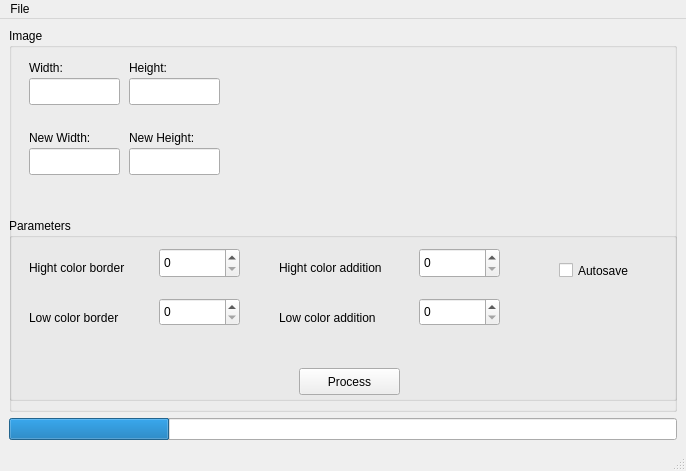
<?xml version="1.0" encoding="UTF-8"?>
<ui version="4.0">
 <class>MainWindow</class>
 <widget class="QMainWindow" name="MainWindow">
  <property name="windowModality">
   <enum>Qt::WindowModal</enum>
  </property>
  <property name="geometry">
   <rect>
    <x>0</x>
    <y>0</y>
    <width>686</width>
    <height>471</height>
   </rect>
  </property>
  <property name="windowTitle">
   <string>MainWindow</string>
  </property>
  <widget class="QWidget" name="centralwidget">
   <layout class="QGridLayout" name="gridLayout_2">
    <item row="0" column="0">
     <layout class="QGridLayout" name="gridLayout">
      <item row="0" column="0">
       <widget class="QGroupBox" name="groupBox">
        <property name="title">
         <string>Image</string>
        </property>
        <widget class="QLineEdit" name="img_heigh">
         <property name="geometry">
          <rect>
           <x>120</x>
           <y>50</y>
           <width>91</width>
           <height>27</height>
          </rect>
         </property>
        </widget>
        <widget class="QLabel" name="label">
         <property name="geometry">
          <rect>
           <x>20</x>
           <y>30</y>
           <width>66</width>
           <height>19</height>
          </rect>
         </property>
         <property name="text">
          <string>Width:</string>
         </property>
        </widget>
        <widget class="QLabel" name="label_2">
         <property name="geometry">
          <rect>
           <x>120</x>
           <y>30</y>
           <width>66</width>
           <height>19</height>
          </rect>
         </property>
         <property name="text">
          <string>Height:</string>
         </property>
        </widget>
        <widget class="QLabel" name="label_5">
         <property name="geometry">
          <rect>
           <x>120</x>
           <y>100</y>
           <width>91</width>
           <height>19</height>
          </rect>
         </property>
         <property name="text">
          <string>New Height:</string>
         </property>
        </widget>
        <widget class="QLabel" name="label_6">
         <property name="geometry">
          <rect>
           <x>20</x>
           <y>100</y>
           <width>91</width>
           <height>19</height>
          </rect>
         </property>
         <property name="text">
          <string>New Width:</string>
         </property>
        </widget>
        <widget class="QLineEdit" name="img_width">
         <property name="geometry">
          <rect>
           <x>20</x>
           <y>50</y>
           <width>91</width>
           <height>27</height>
          </rect>
         </property>
        </widget>
        <widget class="QLineEdit" name="new_width">
         <property name="geometry">
          <rect>
           <x>20</x>
           <y>120</y>
           <width>91</width>
           <height>27</height>
          </rect>
         </property>
        </widget>
        <widget class="QLineEdit" name="new_height">
         <property name="geometry">
          <rect>
           <x>120</x>
           <y>120</y>
           <width>91</width>
           <height>27</height>
          </rect>
         </property>
        </widget>
        <widget class="QGroupBox" name="groupBox_2">
         <property name="geometry">
          <rect>
           <x>0</x>
           <y>190</y>
           <width>668</width>
           <height>183</height>
          </rect>
         </property>
         <property name="title">
          <string>Parameters</string>
         </property>
         <widget class="QPushButton" name="process">
          <property name="geometry">
           <rect>
            <x>290</x>
            <y>150</y>
            <width>101</width>
            <height>27</height>
           </rect>
          </property>
          <property name="text">
           <string>Process</string>
          </property>
         </widget>
         <widget class="QCheckBox" name="checkBox">
          <property name="geometry">
           <rect>
            <x>550</x>
            <y>40</y>
            <width>92</width>
            <height>25</height>
           </rect>
          </property>
          <property name="text">
           <string>Autosave</string>
          </property>
         </widget>
         <widget class="QSpinBox" name="hight_color_border">
          <property name="geometry">
           <rect>
            <x>150</x>
            <y>30</y>
            <width>81</width>
            <height>30</height>
           </rect>
          </property>
         </widget>
         <widget class="QSpinBox" name="low_color_border">
          <property name="geometry">
           <rect>
            <x>150</x>
            <y>80</y>
            <width>81</width>
            <height>28</height>
           </rect>
          </property>
         </widget>
         <widget class="QLabel" name="label_7">
          <property name="geometry">
           <rect>
            <x>20</x>
            <y>40</y>
            <width>131</width>
            <height>19</height>
           </rect>
          </property>
          <property name="text">
           <string>Hight color border</string>
          </property>
         </widget>
         <widget class="QLabel" name="label_8">
          <property name="geometry">
           <rect>
            <x>20</x>
            <y>90</y>
            <width>131</width>
            <height>19</height>
           </rect>
          </property>
          <property name="text">
           <string>Low color border</string>
          </property>
         </widget>
         <widget class="QLabel" name="label_11">
          <property name="geometry">
           <rect>
            <x>270</x>
            <y>40</y>
            <width>131</width>
            <height>19</height>
           </rect>
          </property>
          <property name="text">
           <string>Hight color addition</string>
          </property>
         </widget>
         <widget class="QSpinBox" name="hight_color_addition">
          <property name="geometry">
           <rect>
            <x>410</x>
            <y>30</y>
            <width>81</width>
            <height>30</height>
           </rect>
          </property>
         </widget>
         <widget class="QLabel" name="label_12">
          <property name="geometry">
           <rect>
            <x>270</x>
            <y>90</y>
            <width>131</width>
            <height>19</height>
           </rect>
          </property>
          <property name="text">
           <string>Low color addition</string>
          </property>
         </widget>
         <widget class="QSpinBox" name="low_color_addition">
          <property name="geometry">
           <rect>
            <x>410</x>
            <y>80</y>
            <width>81</width>
            <height>28</height>
           </rect>
          </property>
         </widget>
        </widget>
       </widget>
      </item>
     </layout>
    </item>
    <item row="1" column="0">
     <widget class="QProgressBar" name="progressBar">
      <property name="enabled">
       <bool>true</bool>
      </property>
      <property name="value">
       <number>24</number>
      </property>
      <property name="textVisible">
       <bool>false</bool>
      </property>
     </widget>
    </item>
   </layout>
  </widget>
  <widget class="QMenuBar" name="menubar">
   <property name="geometry">
    <rect>
     <x>0</x>
     <y>0</y>
     <width>686</width>
     <height>24</height>
    </rect>
   </property>
   <widget class="QMenu" name="menuOpen">
    <property name="title">
     <string>File</string>
    </property>
    <addaction name="actionOpen"/>
   </widget>
   <addaction name="menuOpen"/>
  </widget>
  <widget class="QStatusBar" name="statusbar"/>
  <action name="actionOpen">
   <property name="text">
    <string>Open</string>
   </property>
  </action>
 </widget>
 <resources/>
 <connections/>
</ui>
